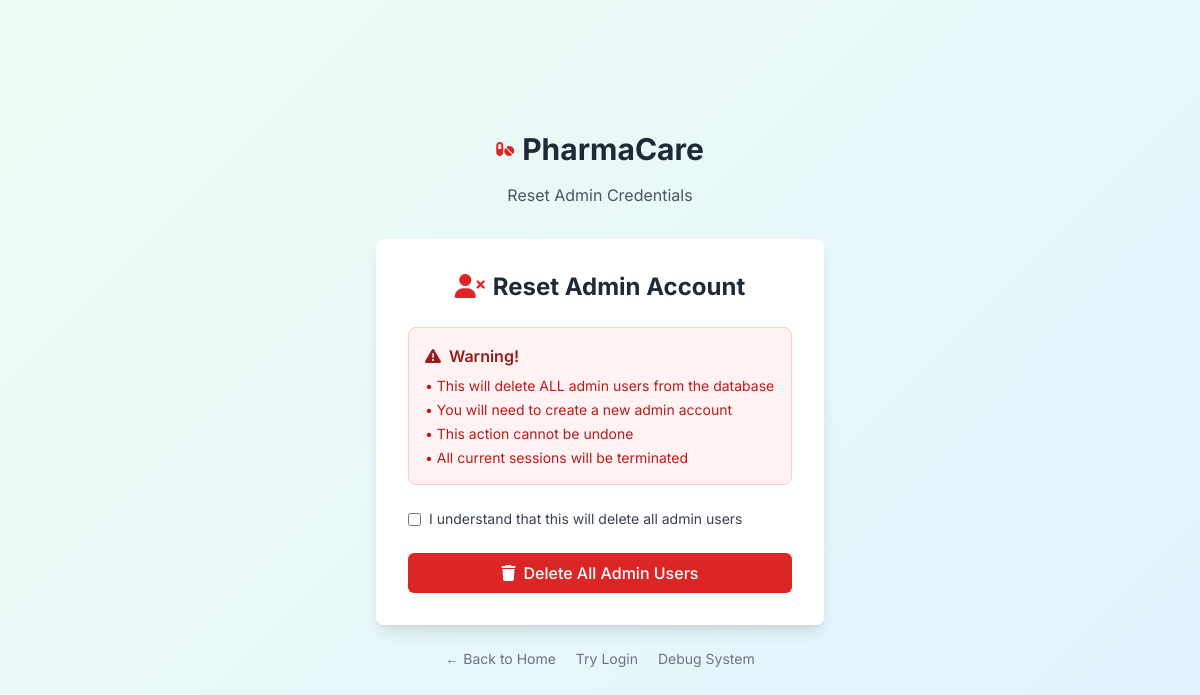
/admin/reset_admin.php, run on an earlier commit of the app's database.
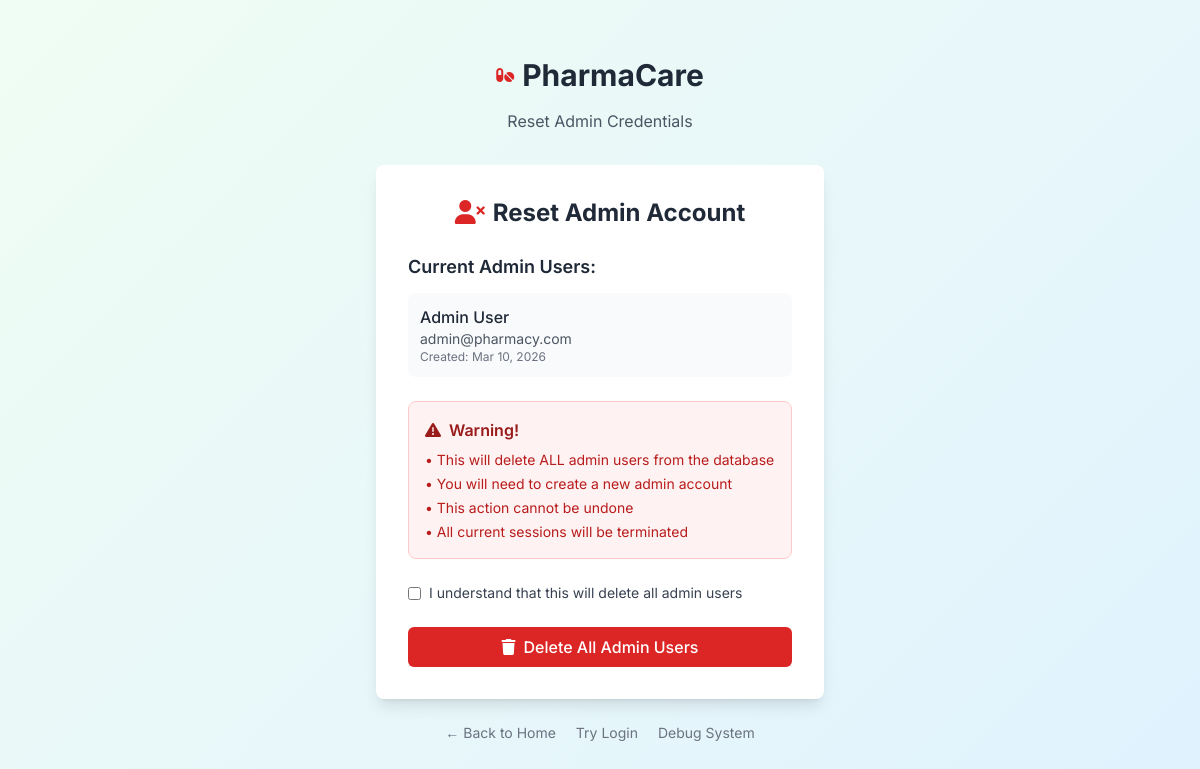
And on a later commit of the database.
### tables this page shows
CREATE TABLE users (
    id INT PRIMARY KEY AUTO_INCREMENT,
    name VARCHAR(100) NOT NULL,
    email VARCHAR(100) UNIQUE NOT NULL,
    password VARCHAR(255) NOT NULL,
    role ENUM('admin', 'pharmacist', 'customer') NOT NULL DEFAULT 'customer',
    phone VARCHAR(20),
    address TEXT,
    profile_image VARCHAR(255),
    status ENUM('active', 'inactive') DEFAULT 'active',
    created_at TIMESTAMP DEFAULT CURRENT_TIMESTAMP,
    updated_at TIMESTAMP DEFAULT CURRENT_TIMESTAMP ON UPDATE CURRENT_TIMESTAMP
);

### admin/includes/url_helper.php (called while the page is built, shortened)
<?php
function getBaseUrl() {
    $protocol = isset($_SERVER['HTTPS']) && $_SERVER['HTTPS'] === 'on' ? 'https' : 'http';
    $host = $_SERVER['HTTP_HOST'];
    $scriptName = $_SERVER['SCRIPT_NAME'];
    $pathParts = explode('/', $scriptName);
    $basePath = '';
    foreach ($pathParts as $part) {
        if ($part === 'pharmacy-management-system') {
            $basePath = '/pharmacy-management-system/admin';
            break;
        }
    }
    return $protocol . '://' . $host . $basePath;
}
function url($path = '') {
    $baseUrl = getBaseUrl();
    $path = ltrim($path, '/');
    return $baseUrl . '/' . $path;
}
?>

### admin/reset_admin.php (the view, shortened to what this page needs)
<?php
require_once __DIR__ . '/bootstrap.php';
$message = '';
$adminUsers = [];
if ($pdo) {
    try {
        $stmt = $pdo->prepare("SELECT id, name, email, created_at FROM users WHERE role = 'admin'");
        $stmt->execute();
        $adminUsers = $stmt->fetchAll(PDO::FETCH_ASSOC);
    } catch (Exception $e) {
        $error = "Error fetching admin users: " . $e->getMessage();
    }
}
?>
<!DOCTYPE html>
<html lang="en">
<head>
    <?php include 'includes/head.php'; ?>
</head>
<body class="bg-gradient-to-br from-red-50 to-orange-50 min-h-screen">
    <div class="min-h-screen flex items-center justify-center py-12 px-4">
        <div class="max-w-md w-full">
            <div class="text-center mb-8">
                <div class="inline-flex items-center space-x-2 mb-4">
                    <i class="fas fa-pills text-red-600 text-4xl"></i>
                    <span class="text-3xl font-bold text-gray-800">PharmaCare</span>
                </div>
                <p class="text-gray-600">Reset Admin Credentials</p>
            </div>
            <div class="bg-white rounded-lg shadow-lg p-8">
                <h2 class="text-2xl font-bold text-gray-800 mb-6 text-center">
                    <i class="fas fa-user-times mr-2 text-red-600"></i>Reset Admin Account
                </h2>
                <?php if ($message): ?>
                    <div class="bg-green-100 border border-green-400 text-green-700 px-4 py-3 rounded mb-4">
                        <i class="fas fa-check-circle mr-2"></i>
                        <?php echo htmlspecialchars($message); ?>
                        <div class="mt-3 space-y-2">
                            <a href="auth/register.php" class="block bg-green-600 hover:bg-green-700 text-white px-4 py-2 rounded text-center transition duration-200">
                                <i class="fas fa-user-plus mr-2"></i>Create New Admin Account
                            </a>
                            <a href="start_here.php" class="block bg-blue-600 hover:bg-blue-700 text-white px-4 py-2 rounded text-center transition duration-200">
                                <i class="fas fa-home mr-2"></i>Back to Home
                            </a>
                        </div>
                    </div>
                <?php else: ?>
                    <?php if (!empty($adminUsers)): ?>
                        <div class="mb-6">
                            <h3 class="text-lg font-semibold text-gray-800 mb-3">Current Admin Users:</h3>
                            <div class="space-y-2">
                                <?php foreach ($adminUsers as $user): ?>
                                    <div class="bg-gray-50 p-3 rounded-lg">
                                        <p class="font-medium text-gray-800"><?php echo htmlspecialchars($user['name']); ?></p>
                                        <p class="text-sm text-gray-600"><?php echo htmlspecialchars($user['email']); ?></p>
                                        <p class="text-xs text-gray-500">Created: <?php echo date('M j, Y', strtotime($user['created_at'])); ?></p>
                                    </div>
                                <?php endforeach; ?>
                            </div>
                        </div>
                    <?php endif; ?>
                    <div class="bg-red-50 border border-red-200 rounded-lg p-4 mb-6">
                        <h3 class="text-red-800 font-semibold mb-2">
                            <i class="fas fa-exclamation-triangle mr-2"></i>Warning!
                        </h3>
                        <div class="text-red-700 text-sm space-y-1">
                            <p>• This will delete ALL admin users from the database</p>
                            <p>• You will need to create a new admin account</p>
                            <p>• This action cannot be undone</p>
                            <p>• All current sessions will be terminated</p>
                        </div>
                    </div>
                    <form method="POST" onsubmit="return confirm('Are you sure you want to delete all admin users? This cannot be undone!')">
                        <div class="mb-6">
                            <label class="flex items-center">
                                <input type="checkbox" required class="mr-2">
                                <span class="text-sm text-gray-700">I understand that this will delete all admin users</span>
                            </label>
                        </div>
                        <button type="submit" name="reset" value="confirm" class="w-full bg-red-600 hover:bg-red-700 text-white font-medium py-2 px-4 rounded-md transition duration-200 flex items-center justify-center">
                            <i class="fas fa-trash mr-2"></i>
                            Delete All Admin Users
                        </button>
                    </form>
                <?php endif; ?>
            </div>
            <div class="mt-6 text-center text-sm text-gray-500 space-x-4">
                <a href="start_here.php" class="hover:text-gray-700">← Back to Home</a>
                <a href="auth/login.php" class="hover:text-gray-700">Try Login</a>
                <a href="router.php" class="hover:text-gray-700">Debug System</a>
            </div>
        </div>
    </div>
</body>
</html>

### admin/includes/head.php (shortened to what this page needs)
<script src="https://cdn.tailwindcss.com"></script>
<link rel="stylesheet" href="https://cdnjs.cloudflare.com/ajax/libs/font-awesome/6.5.2/css/all.min.css">
<link rel="stylesheet" href="<?php echo function_exists('url') ? url('assets/css/admin-icons-fix.css') : '/pharmacy-management-system/admin/assets/css/admin-icons-fix.css'; ?>">
<link rel="stylesheet" href="<?php echo function_exists('url') ? url('assets/css/design-system.css') : '/pharmacy-management-system/admin/assets/css/design-system.css'; ?>">

### admin/assets/css/design-system.css (style rules this page uses)
:root { --pc-primary: #0f9f7f; --pc-primary-600: #0d8b70; --pc-secondary: #2563eb; --pc-warning: #d97706; --pc-danger: #dc2626; --pc-success: #059669; --pc-bg: #f3f6f9; --pc-surface: #ffffff; --pc-surface-2: #f8fafc; --pc-text: #0f172a; --pc-text-muted: #64748b; --pc-border: #dbe5ef; --pc-radius: 14px; --pc-radius-sm: 10px; --pc-shadow: 0 8px 30px rgba(2, 12, 27, 0.08); --pc-shadow-soft: 0 2px 12px rgba(15, 23, 42, 0.06); }
* { box-sizing: border-box; }
body { font-family: "Inter", sans-serif; background: #fafafa; color: var(--pc-text); position: relative; overflow-x: hidden; }
body::before { content: ""; position: fixed; top: 0; left: 0; width: 100%; height: 100%; background: linear-gradient(135deg, #f0fdf4 0%, #e0f2fe 50%, #f5f3ff 100%); background-size: 200% 200%; animation: gradientShift 25s ease infinite; z-index: -2; pointer-events: none; }

What changed in the data, as far as the page shows it:
added users: name "Admin User", email "admin@pharmacy.com", created_at "Mar 10, 2026"
Also different on the page:
text now shown: "Current Admin Users:"
